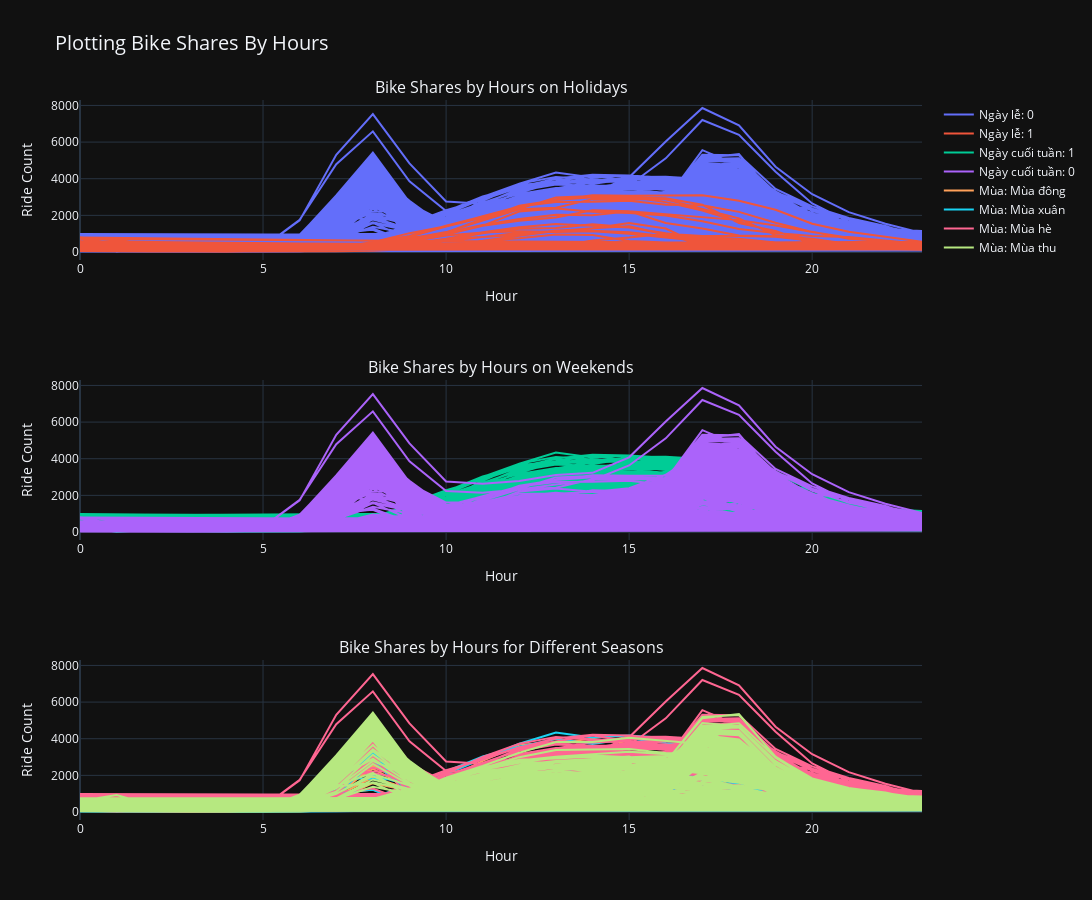

The cell this chart's notebook holds for it:
### Code cell
import plotly.graph_objects as go
from plotly.subplots import make_subplots

fig = make_subplots(rows=3, cols=1, subplot_titles=[
    "Bike Shares by Hours on Holidays",
    "Bike Shares by Hours on Weekends",
    "Bike Shares by Hours for Different Seasons"
])


for holiday in df['Là_ngày_lễ'].unique():
    subset = df[df['Là_ngày_lễ'] == holiday]
    fig.add_trace(
        go.Scatter(
            x=subset['Giờ'],
            y=subset['Số_lượt_đi'],
            mode='lines',
            name=f"Ngày lễ: {holiday}",
            line=dict(width=2)
        ),
        row=1, col=1
    )


for weekend in df['Là_cuối_tuần'].unique():
    subset = df[df['Là_cuối_tuần'] == weekend]
    fig.add_trace(
        go.Scatter(
            x=subset['Giờ'],
            y=subset['Số_lượt_đi'],
            mode='lines',
            name=f"Ngày cuối tuần: {weekend}",
            line=dict(width=2)
        ),
        row=2, col=1
    )


for season in df['Mùa'].unique():
    subset = df[df['Mùa'] == season]
    fig.add_trace(
        go.Scatter(
            x=subset['Giờ'],
            y=subset['Số_lượt_đi'],
            mode='lines',
            name=f"Mùa: {season}",
            line=dict(width=2)
        ),
        row=3, col=1
    )


fig.update_layout(
    height=900,
    width=1200,
    title_text="Plotting Bike Shares By Hours",
    title_font_size=20,
    template='plotly_dark',  
    showlegend=True
)

fig.update_xaxes(title_text="Hour", row=1, col=1)
fig.update_xaxes(title_text="Hour", row=2, col=1)
fig.update_xaxes(title_text="Hour", row=3, col=1)

fig.update_yaxes(title_text="Ride Count", row=1, col=1)
fig.update_yaxes(title_text="Ride Count", row=2, col=1)
fig.update_yaxes(title_text="Ride Count", row=3, col=1)


fig.show()

### Figure 1 — Plotly figure (JSON) as saved in the notebook; plotly's stock layout.template omitted (floating-point values rounded to 4 significant figures; data arrays with more than 128 entries replaced by an {"elided": "..."} marker saying what was removed)
{"data": [{"line": {"width": 2}, "mode": "lines", "name": "Ngày lễ: 0", "type": "scatter", "x": {"elided": "17030 int values"}, "xaxis": "x", "y": {"elided": "17030 int values"}, "yaxis": "y"}, {"line": {"width": 2}, "mode": "lines", "name": "Ngày lễ: 1", "type": "scatter", "x": {"elided": "384 int values"}, "xaxis": "x", "y": {"elided": "384 int values"}, "yaxis": "y"}, {"line": {"width": 2}, "mode": "lines", "name": "Ngày cuối tuần: 1", "type": "scatter", "x": {"elided": "4970 int values"}, "xaxis": "x2", "y": {"elided": "4970 int values"}, "yaxis": "y2"}, {"line": {"width": 2}, "mode": "lines", "name": "Ngày cuối tuần: 0", "type": "scatter", "x": {"elided": "12444 int values"}, "xaxis": "x2", "y": {"elided": "12444 int values"}, "yaxis": "y2"}, {"line": {"width": 2}, "mode": "lines", "name": "Mùa: Mùa đông", "type": "scatter", "x": {"elided": "4330 int values"}, "xaxis": "x3", "y": {"elided": "4330 int values"}, "yaxis": "y3"}, {"line": {"width": 2}, "mode": "lines", "name": "Mùa: Mùa xuân", "type": "scatter", "x": {"elided": "4394 int values"}, "xaxis": "x3", "y": {"elided": "4394 int values"}, "yaxis": "y3"}, {"line": {"width": 2}, "mode": "lines", "name": "Mùa: Mùa hè", "type": "scatter", "x": {"elided": "4387 int values"}, "xaxis": "x3", "y": {"elided": "4387 int values"}, "yaxis": "y3"}, {"line": {"width": 2}, "mode": "lines", "name": "Mùa: Mùa thu", "type": "scatter", "x": {"elided": "4303 int values"}, "xaxis": "x3", "y": {"elided": "4303 int values"}, "yaxis": "y3"}], "layout": {"annotations": [{"font": {"size": 16}, "showarrow": false, "text": "Bike Shares by Hours on Holidays", "x": 0.5, "xanchor": "center", "xref": "paper", "y": 1, "yanchor": "bottom", "yref": "paper"}, {"font": {"size": 16}, "showarrow": false, "text": "Bike Shares by Hours on Weekends", "x": 0.5, "xanchor": "center", "xref": "paper", "y": 0.6111, "yanchor": "bottom", "yref": "paper"}, {"font": {"size": 16}, "showarrow": false, "text": "Bike Shares by Hours for Different Seasons", "x": 0.5, "xanchor": "center", "xref": "paper", "y": 0.2222, "yanchor": "bottom", "yref": "paper"}], "height": 900, "showlegend": true, "title": {"font": {"size": 20}, "text": "Plotting Bike Shares By Hours"}, "width": 1200, "xaxis": {"anchor": "y", "domain": [0, 1], "title": {"text": "Hour"}}, "xaxis2": {"anchor": "y2", "domain": [0, 1], "title": {"text": "Hour"}}, "xaxis3": {"anchor": "y3", "domain": [0, 1], "title": {"text": "Hour"}}, "yaxis": {"anchor": "x", "domain": [0.7778, 1], "title": {"text": "Ride Count"}}, "yaxis2": {"anchor": "x2", "domain": [0.3889, 0.6111], "title": {"text": "Ride Count"}}, "yaxis3": {"anchor": "x3", "domain": [0, 0.2222], "title": {"text": "Ride Count"}}}}
